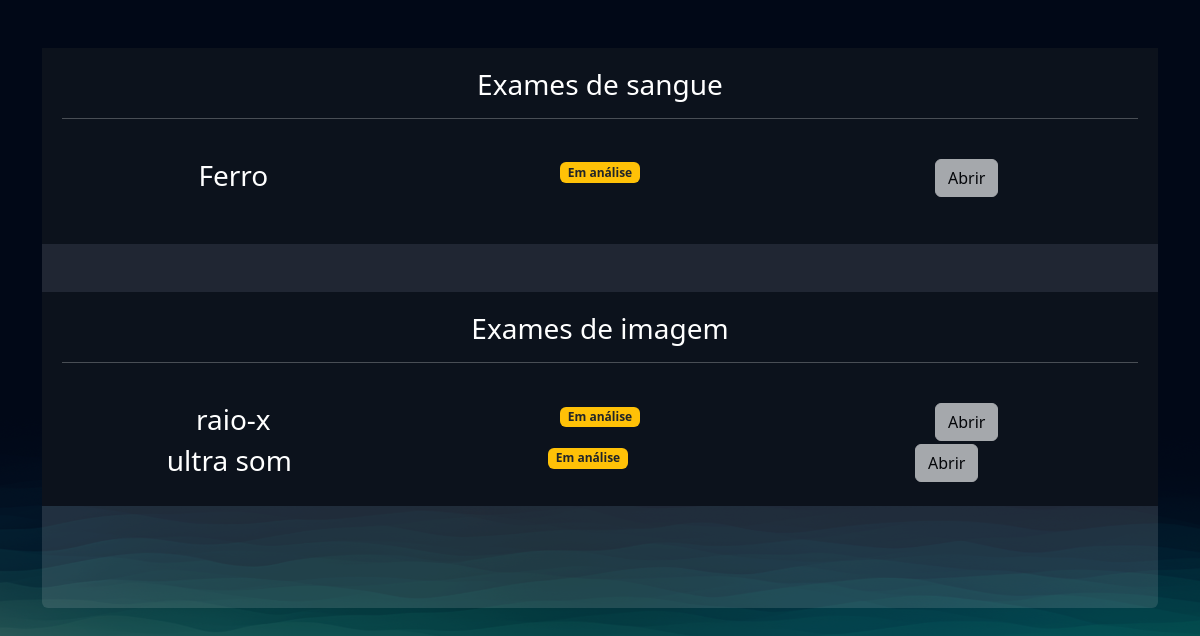
Page /exames/gerenciar_exames/ (signed in) on the earlier database version.
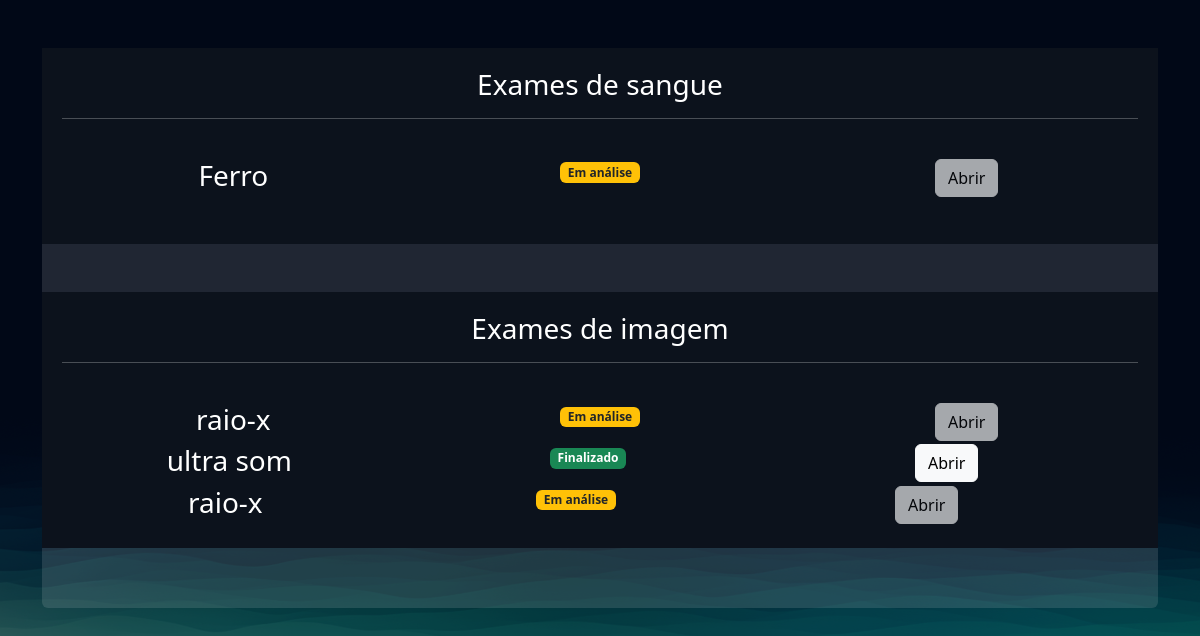
Same page on the later database version.
### exames/models.py (models this page shows, shortened)
class SolicitacaoExame(models.Model):
    choice_status = (
        ('E', 'Em análise'),
        ('F', 'Finalizado')
    )
    usuario = models.ForeignKey(User, on_delete=models.DO_NOTHING)
    exame = models.ForeignKey(TiposExames, on_delete=models.DO_NOTHING)
    status = models.CharField(max_length=2, choices=choice_status)
    resultado = models.FileField(upload_to="resultados", null=True, blank=True)
    requer_senha = models.BooleanField(default=False)
    senha = models.CharField(max_length=6, null=True, blank=True)
    def badge_template(self):
        if self.status == 'E':
            classes_css = 'bg-warning text-dark'
            texto = "Em análise"
        elif self.status == 'F':
            classes_css = 'bg-success'
            texto = "Finalizado"
        return mark_safe(f"<span class='badge bg-primary {classes_css}'>{texto}</span>")

class TiposExames(models.Model):
    tipo_choices = (
        ('I', 'Exame de imagem'),
        ('S', 'Exame de Sangue')
    )
    nome = models.CharField(max_length=50)
    tipo = models.CharField(max_length=2, choices=tipo_choices)
    preco = models.FloatField()
    disponivel = models.BooleanField(default=True)
    horario_inicial = models.IntegerField()
    horario_final = models.IntegerField()

### exames/views.py (the view)
# urls.py: path('gerenciar_exames/', views.gerenciar_exames, name="gerenciar_exames"),
@login_required
def gerenciar_exames(request):
    exames = SolicitacaoExame.objects.filter(usuario=request.user)
    return render(request, 'gerenciar_exames.html', {'exames': exames})

### exames/templates/gerenciar_exames.html (shortened to what this page needs)
{% extends "bases/base.html" %}
{% load static %}
{% block 'head' %}
<link href="{% static 'exames/css/css.css' %}" rel="stylesheet">
<link href="{% static 'exames/css/gerenciar_pedidos.css' %}" rel="stylesheet">
<link href="{% static 'exames/css/gerenciar_exames.css' %}" rel="stylesheet">
{% endblock 'head' %}
{% block 'conteudo' %}
<br>
<br>
<div class="container">
    <div class="card card-view">
        <div class="sub-card">
            <h3>Exames de sangue</h3>
            <hr>
            <br>
            {% for exame in exames %}
            {% if exame.exame.tipo == 'S'%}
            <div class="row">
                <div class="col-md">
                    <h3>{{exame.exame.nome}}</h3>
                </div>
                <div class="col-md">{{exame.badge_template}}</div>
                <div class="col-md">
                    {% if exame.status == 'F' %}
                    <a href="{% url " permitir_abrir_exame" exame.id %}" class="btn btn-light">Abrir</a>
                    {% else %}
                    <a href="#" class="btn btn-light disabled">Abrir</a>
                    {% endif %}
                </div>
            </div>
            <br>
            {% endif %}
            {% endfor %}
        </div>
        <br>
        <br>
        <div class="sub-card">
            <h3>Exames de imagem</h3>
            <hr>
            <br>
            {% for exame in exames %}
            {% if exame.exame.tipo == 'I'%}
            <div class="row">
                <div class="col-md">
                    <h3>{{exame.exame.nome}}</h3>
                </div>
                <div class="col-md">{{exame.badge_template}}</div>
                <div class="col-md">
                    {% if exame.status == 'F' %}
                    <a href="{% url "permitir_abrir_exame" exame.id %}" class="btn btn-light">Abrir</a>
                    {% else %}
                    <a href="#" class="btn btn-light disabled">Abrir</a>
                    {% endif %}
                </div>
                <br>
                {% endif %}
                {% endfor %}
            </div>
        </div>
    </div>
    {% endblock 'conteudo' %}

Differences in the rows shown:
changed SolicitacaoExame "ultra som": status "E" → "F" (drawn); badge_template "Em análise" → "Finalizado"
added SolicitacaoExame: exame.nome "raio-x", badge_template "Em análise", shows "Abrir", shown under "Exames de imagem"
